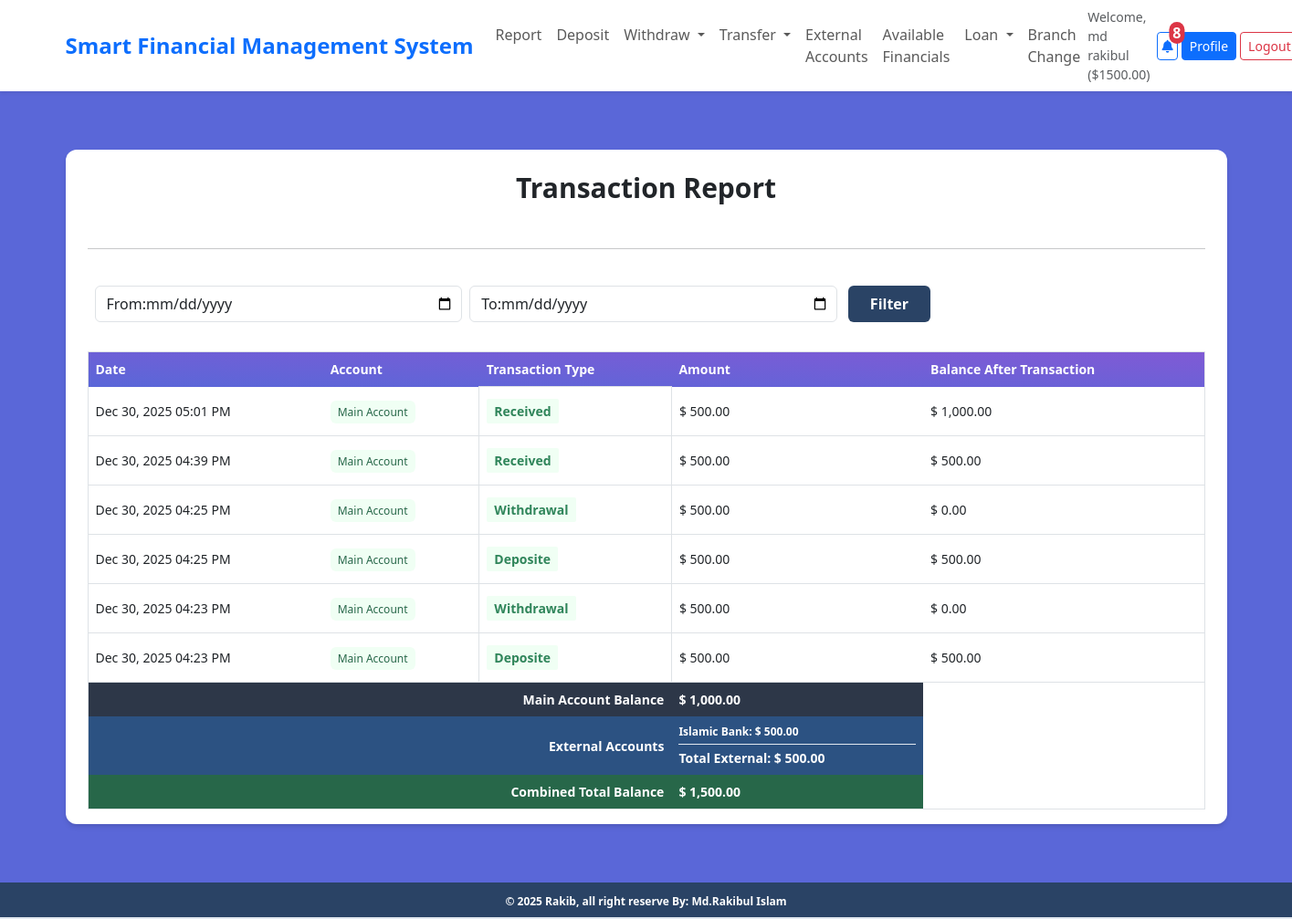
The page /transactions/report/ (signed in) on the database its author committed.
### accounts/models.py (models this page shows, shortened)
class UserBankAccount(models.Model):
    ROLE_CHOICES = [
        ('Admin', 'Admin'),
        ('Staff', 'Staff'),
        ('Customer', 'Customer'),
    ]
    user = models.OneToOneField(User, related_name='account', on_delete=models.CASCADE)
    bank = models.ForeignKey(Bank, on_delete=models.CASCADE, related_name='accounts')
    branch = models.ForeignKey(Branch, on_delete=models.CASCADE, related_name='accounts', null=True, blank=True)
    account_type = models.CharField(max_length=10, choices=ACCOUNT_TYPE)
    role = models.CharField(max_length=10, choices=ROLE_CHOICES, default='Customer')
    account_no = models.IntegerField(unique=True) # account no duijon user er kokhono same hobe na
    birth_date = models.DateField(null=True, blank=True)
    gender = models.CharField(max_length=10, choices=GENDER_TYPE)
    initial_deposite_date = models.DateField(auto_now_add=True)
    balance = models.DecimalField(default=0, max_digits=12, decimal_places=2) # ekjon user 12 digit obdi taka rakhte parbe, dui doshomik ghor obdi rakhte parben 1000.50
    is_active = models.BooleanField(default=True)
    @property
    def total_balance(self):
        from decimal import Decimal
        external_balance = self.user.external_accounts.aggregate(
            total=models.Sum('current_balance')
        )['total'] or Decimal('0')
        return self.balance + external_balance
    @property
    def external_accounts_balance(self):
        from decimal import Decimal
        return self.user.external_accounts.aggregate(
            total=models.Sum('current_balance')
        )['total'] or Decimal('0')

class ExternalBankAccount(models.Model):
    user = models.ForeignKey(User, related_name='external_accounts', on_delete=models.CASCADE)
    account_holder_name = models.CharField(max_length=100, default='')
    account_number = models.CharField(max_length=50, unique=True)
    bank = models.ForeignKey(Bank, on_delete=models.CASCADE, null=True, blank=True)
    branch_name = models.CharField(max_length=100, default='')
    date_added = models.DateField(default='2025-01-01')
    current_balance = models.DecimalField(max_digits=12, decimal_places=2, default=0)
    created_at = models.DateTimeField(auto_now_add=True)
    updated_at = models.DateTimeField(auto_now=True)
    class Meta:
        ordering = ['-date_added']
        verbose_name = 'External Bank Account'
        verbose_name_plural = 'External Bank Accounts'
        constraints = [
            models.UniqueConstraint(fields=['user', 'bank'], name='unique_user_bank_external')
        ]

### transactions/models.py (models this page shows, shortened)
class Transaction(models.Model):
    account = models.ForeignKey(UserBankAccount, related_name='transactions', on_delete=models.CASCADE)
    external_account = models.ForeignKey(ExternalBankAccount, related_name='transactions', on_delete=models.CASCADE, null=True, blank=True)
    bank = models.ForeignKey(Bank, related_name='transactions', on_delete=models.CASCADE, null=True, blank=True)
    amount = models.DecimalField(max_digits=12, decimal_places=2, default=Decimal('0.00'))
    transaction_type = models.IntegerField(choices=[(1, 'Deposite'), (2, 'Withdrawal'), (3, 'Loan'), (4, 'Loan Paid'), (5, 'Transfer'), (6, 'External Withdrawal'), (7, 'External Transfer')], null=True, blank=True)
    is_incoming = models.BooleanField(default=False)
    balance_after_transaction = models.DecimalField(max_digits=12, decimal_places=2, default=0)
    external_balance_after_transaction = models.DecimalField(max_digits=12, decimal_places=2, default=0, null=True, blank=True)
    timestamp = models.DateTimeField(auto_now_add=True)
    note = models.CharField(max_length=255, blank=True)
    class Meta:
        ordering = ['-timestamp']

### banks/models.py (models this page shows, shortened)
class Bank(models.Model):
    name = models.CharField(max_length=100, unique=True)
    code = models.CharField(max_length=10, unique=True, blank=True, null=True, help_text="Optional bank code (e.g., IBBL, SONALI)")
    is_active = models.BooleanField(default=True, help_text="Only active banks can be selected by users")
    class Meta:
        ordering = ['name']
        verbose_name = 'Bank'
        verbose_name_plural = 'Banks'

### transactions/views.py (the view)
# urls.py: path('report/', views.TransactionReportView.as_view(), name='transaction_report'),
class TransactionReportView(LoginRequiredMixin, ListView):
    template_name = 'transactions/transaction_report.html'
    model = Transaction
    balance = 0 # filter korar pore ba age amar total balance ke show korbe
    def dispatch(self, request, *args, **kwargs):
        if hasattr(request.user, 'account') and not request.user.account.is_active:
            messages.error(request, 'Your account is closed. You cannot view transactions.')
            return redirect('profile')
        return super().dispatch(request, *args, **kwargs)
    def get_queryset(self):
        queryset = Transaction.objects.filter(
            models.Q(account=self.request.user.account) |
            models.Q(external_account__user=self.request.user)
        )
        start_date_str = self.request.GET.get('start_date')
        end_date_str = self.request.GET.get('end_date')
        if start_date_str and end_date_str:
            start_date = datetime.strptime(start_date_str, '%Y-%m-%d').date()
            end_date = datetime.strptime(end_date_str, '%Y-%m-%d').date()
            queryset = queryset.filter(timestamp__date__gte=start_date, timestamp__date__lte=end_date)
            self.balance = Transaction.objects.filter(
                models.Q(account=self.request.user.account) |
                models.Q(external_account__user=self.request.user),
                timestamp__date__gte=start_date, timestamp__date__lte=end_date
            ).aggregate(Sum('amount'))['amount__sum']
        else:
            self.balance = self.request.user.account.balance
        return queryset.distinct().order_by('-timestamp') # unique queryset hote hobe
    def get_context_data(self, **kwargs):
        context = super().get_context_data(**kwargs)
        context.update({
            'account': self.request.user.account,
            'external_accounts': self.request.user.external_accounts.all(),
            'total_balance': self.request.user.account.total_balance,
            'external_total': self.request.user.account.external_accounts_balance,
        })
        return context

### notifications/context_processors.py (called while the page is built)
def unread_notifications_count(request):
    if request.user.is_authenticated:
        count = Notification.objects.filter(user=request.user, is_read=False).count()
    else:
        count = 0
    return {'unread_notifications_count': count}

### transactions/templates/transactions/transaction_report.html
{% extends 'base.html' %}
{% load static %}
{% load humanize %}
{% block head_title %} Transaction Report{% endblock %} {% block content %}
<div class="my-10 py-3 px-4 bg-white rounded-xl shadow-md">
  <h1 class="font-bold text-3xl text-center pb-5 pt-2">Transaction Report</h1>
  <hr />
  <form method="get" action="{% url 'transactions:transaction_report' %}">
    <div class="flex justify-center">
      <div
        class="mt-10 pl-3 pr-2 bg-white border rounded-md border-gray-500 flex justify-between items-center relative w-4/12 mx-2"
      >
        <label for="start_date">From:</label>
        <input
          class="appearance-none w-full outline-none focus:outline-none active:outline-none"
          type="date"
          id="start_date"
          name="start_date"
        />
      </div>
      <div
        class="mt-10 pl-3 pr-2 bg-white border rounded-md border-gray-500 flex justify-between items-center relative w-4/12"
      >
        <label for="end_date">To:</label>
        <input
          class="appearance-none w-full outline-none focus:outline-none active:outline-none"
          type="date"
          id="end_date"
          name="end_date"
        />
      </div>
      <div class="mt-10 pl-3 pr-2 flex justify-between items-center relative w-4/12">
        <button
          class="bg-blue-900 hover:bg-blue-700 text-white font-bold py-2 px-4 rounded focus:outline-none focus:shadow-outline"
          type="submit"
        >
          Filter
        </button>
      </div>
    </div>
  </form>
  <div class="overflow-x-auto">
    <table class="table-auto mx-auto w-full min-w-full px-5 rounded-xl mt-8 border dark:border-neutral-500">
      <thead class="bg-purple-900 text-white text-left">
        <tr class="bg-gradient-to-tr from-indigo-600 to-purple-600 rounded-md py-2 px-4 text-white font-bold">
          <th class="px-2 md:px-4 py-2 text-xs md:text-sm whitespace-nowrap">Date</th>
          <th class="px-2 md:px-4 py-2 text-xs md:text-sm whitespace-nowrap">Account</th>
          <th class="px-2 md:px-4 py-2 text-xs md:text-sm whitespace-nowrap">Transaction Type</th>
          <th class="px-2 md:px-4 py-2 text-xs md:text-sm whitespace-nowrap">Amount</th>
          <th class="px-2 md:px-4 py-2 text-xs md:text-sm whitespace-nowrap">Balance After Transaction</th>
        </tr>
      </thead>
      <tbody>
        {% for transaction in object_list %}
        <tr class="border-b dark:border-neutral-500">
          <td class="px-2 md:px-4 py-2 text-xs md:text-sm">
            {{ transaction.timestamp|date:"M d, Y h:i A" }}
          </td>
          <td class="px-2 md:px-4 py-2 text-xs md:text-sm">
            {% if transaction.external_account %}
              <span class="px-2 py-1 bg-blue-100 text-blue-800 rounded text-xs">
                External: {{ transaction.external_account.bank.name }} ({{ transaction.external_account.account_number }})
              </span>
            {% else %}
              <span class="px-2 py-1 bg-green-100 text-green-800 rounded text-xs">
                Main Account
              </span>
            {% endif %}
          </td>
          <td class="px-2 md:px-4 py-3 text-xs md:text-sm border">
            <span class="px-2 py-1 font-bold leading-tight rounded-sm text-xs md:text-sm {% if transaction.amount < 0 %} text-red-700 bg-red-100 {% else %} text-green-700 bg-green-100 {% endif %}">
              {% if transaction.transaction_type == 5 %}
                {% if transaction.is_incoming %}Received{% else %}Send{% endif %}
              {% elif transaction.transaction_type == 6 %}
                External Withdrawal
              {% elif transaction.transaction_type == 7 %}
                External Transfer
              {% else %}
                {{ transaction.get_transaction_type_display|default:"Unknown" }}
              {% endif %}
            </span>
          </td>
          <td class="px-2 md:px-4 py-2 text-xs md:text-sm">
            $ {{ transaction.amount|floatformat:2|intcomma }}
          </td>
          <td class="px-2 md:px-4 py-2 text-xs md:text-sm">
            {% if transaction.external_account %}
              $ {{ transaction.external_balance_after_transaction|floatformat:2|intcomma }}
            {% else %}
              $ {{ transaction.balance_after_transaction|floatformat:2|intcomma }}
            {% endif %}
          </td>
        </tr>
        {% endfor %}
        <tr class="bg-gray-800 text-white">
          <th class="px-2 md:px-4 py-2 text-right text-xs md:text-sm" colspan="3">Main Account Balance</th>
          <th class="px-2 md:px-4 py-2 text-left text-xs md:text-sm">
            $ {{ account.balance|floatformat:2|intcomma }}
          </th>
        </tr>
        {% if external_accounts %}
        <tr class="bg-blue-800 text-white">
          <th class="px-2 md:px-4 py-2 text-right text-xs md:text-sm" colspan="3">External Accounts</th>
          <th class="px-2 md:px-4 py-2 text-left text-xs md:text-sm">
            {% for ext_account in external_accounts %}
              <div class="text-xs">{{ ext_account.bank.name }}: $ {{ ext_account.current_balance|floatformat:2|intcomma }}</div>
            {% endfor %}
            <div class="font-bold border-t mt-1 pt-1">Total External: $ {{ external_total|floatformat:2|intcomma }}</div>
          </th>
        </tr>
        <tr class="bg-green-800 text-white">
          <th class="px-2 md:px-4 py-2 text-right text-xs md:text-sm" colspan="3">Combined Total Balance</th>
          <th class="px-2 md:px-4 py-2 text-left text-xs md:text-sm">
            $ {{ total_balance|floatformat:2|intcomma }}
          </th>
        </tr>
        {% endif %}
      </tbody>
    </table>
  </div>
</div>
{% endblock %}

### core/templates/navbar.html (shortened to what this page needs)
<nav class="navbar navbar-expand-lg navbar-light bg-white shadow-sm">
    <div class="container-fluid px-4">
        <a class="navbar-brand fw-bold text-primary fs-4" href="/">Smart Financial Management System</a>
        <div class="collapse navbar-collapse" id="navbarNav">
            {% if request.user.is_authenticated %}
                <ul class="navbar-nav me-auto">
                    <li class="nav-item">
                        <a class="nav-link" href="{% url 'transactions:transaction_report' %}">Report</a>
                    </li>
                    <li class="nav-item">
                        <a class="nav-link" href="{% url 'transactions:deposit_money' %}">Deposit</a>
                    </li>
                    <li class="nav-item dropdown">
                        <a class="nav-link dropdown-toggle" href="#" id="withdrawDropdown" role="button" data-bs-toggle="dropdown" aria-expanded="false">
                            Withdraw
                        </a>
                    </li>
                    <li class="nav-item dropdown">
                        <a class="nav-link dropdown-toggle" href="#" id="transferDropdown" role="button" data-bs-toggle="dropdown" aria-expanded="false">
                            Transfer
                        </a>
                    </li>
                    <li class="nav-item">
                        <a class="nav-link" href="{% url 'external_accounts' %}">External Accounts</a>
                    </li>
                    <li class="nav-item">
                        <a class="nav-link" href="{% url 'banks:bank_list' %}">Available Financials</a>
                    </li>
                    <li class="nav-item dropdown">
                        <a class="nav-link dropdown-toggle" href="#" id="loanDropdown" role="button" data-bs-toggle="dropdown" aria-expanded="false">
                            Loan
                        </a>
                    </li>
                    <li class="nav-item">
                        <a class="nav-link" href="{% url 'branch_change_requests' %}">Branch Change</a>
                    </li>
                </ul>
                <div class="d-flex align-items-center flex-nowrap">
                    <span class="me-2 text-muted d-none d-lg-inline small">Welcome, {{ request.user.first_name }} (${{ request.user.account.total_balance|floatformat:2 }})</span>
                    <a href="{% url 'notifications:notification_list' %}" class="btn btn-outline-primary me-1 btn-sm position-relative p-1" title="Notifications">
                        <i class="fas fa-bell"></i>
                        {% if unread_notifications_count > 0 %}
                            <span class="position-absolute top-0 start-100 translate-middle badge rounded-pill bg-danger fs-6 p-1">{{ unread_notifications_count }}</span>
                        {% endif %}
                    </a>
                    <a href="{% url 'profile' %}" class="btn btn-primary me-1 btn-sm d-none d-sm-inline px-2" title="Profile">Profile</a>
                    <a href="{% url 'logout' %}" class="btn btn-outline-danger btn-sm px-2" title="Logout">Logout</a>
                </div>
            {% else %}
                <div class="d-flex ms-auto">
                    <a href="{% url 'login' %}" class="btn btn-outline-primary me-2">Login</a>
                    <a href="{% url 'register' %}" class="btn btn-primary">Register</a>
                </div>
            {% endif %}
        </div>
    </div>
</nav>

### core/templates/base.html (style rules this page uses)
.container-fluid { width: 100%; padding-left: 15px; padding-right: 15px; margin-left: auto; margin-right: auto; }
@media (min-width: 576px) { .container-fluid { max-width: 540px; } }
@media (min-width: 768px) { .container-fluid { max-width: 720px; } }
@media (min-width: 992px) { .container-fluid { max-width: 960px; } }
@media (min-width: 1200px) { .container-fluid { max-width: 1140px; } }
@media (min-width: 1400px) { .container-fluid { max-width: 1320px; } }

### rows shown on the page
Transaction: shows "Main Account", transaction_type "Received"
Transaction: shows "Main Account", transaction_type "Received"
Transaction: shows "Main Account"
Transaction: shows "Main Account"
Transaction: shows "Main Account"
Transaction: shows "Main Account"
UserBankAccount: balance "1,000.00"
ExternalBankAccount: bank.name "Islamic Bank", current_balance "500.00"

### other values the page prints
{{ request.user.first_name }} "md rakibul"
{{ request.user.account.total_balance|floatformat:2 }} "1500.00"
{{ unread_notifications_count }} "8"
{{ external_total|floatformat:2|intcomma }} "500.00"
{{ total_balance|floatformat:2|intcomma }} "1,500.00"
